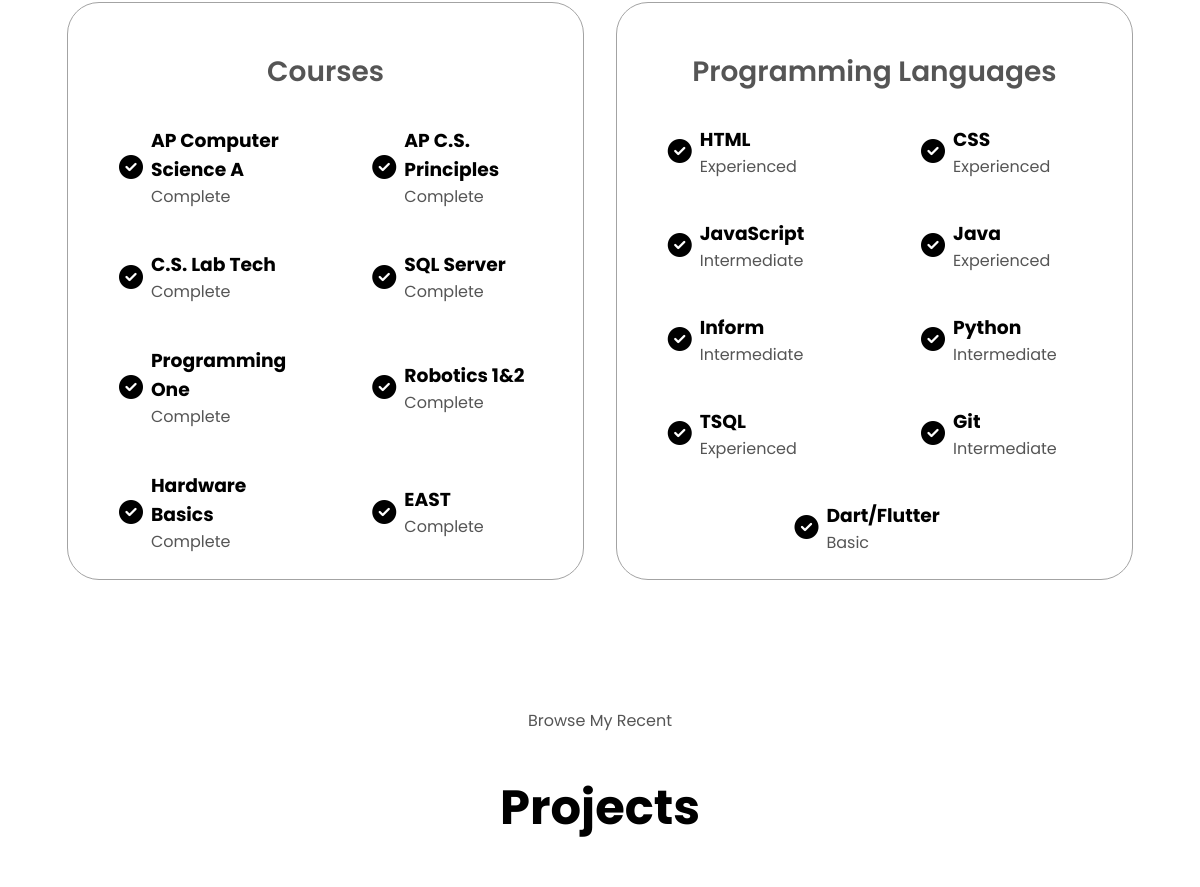
Before: / (middle part) with the older database file.
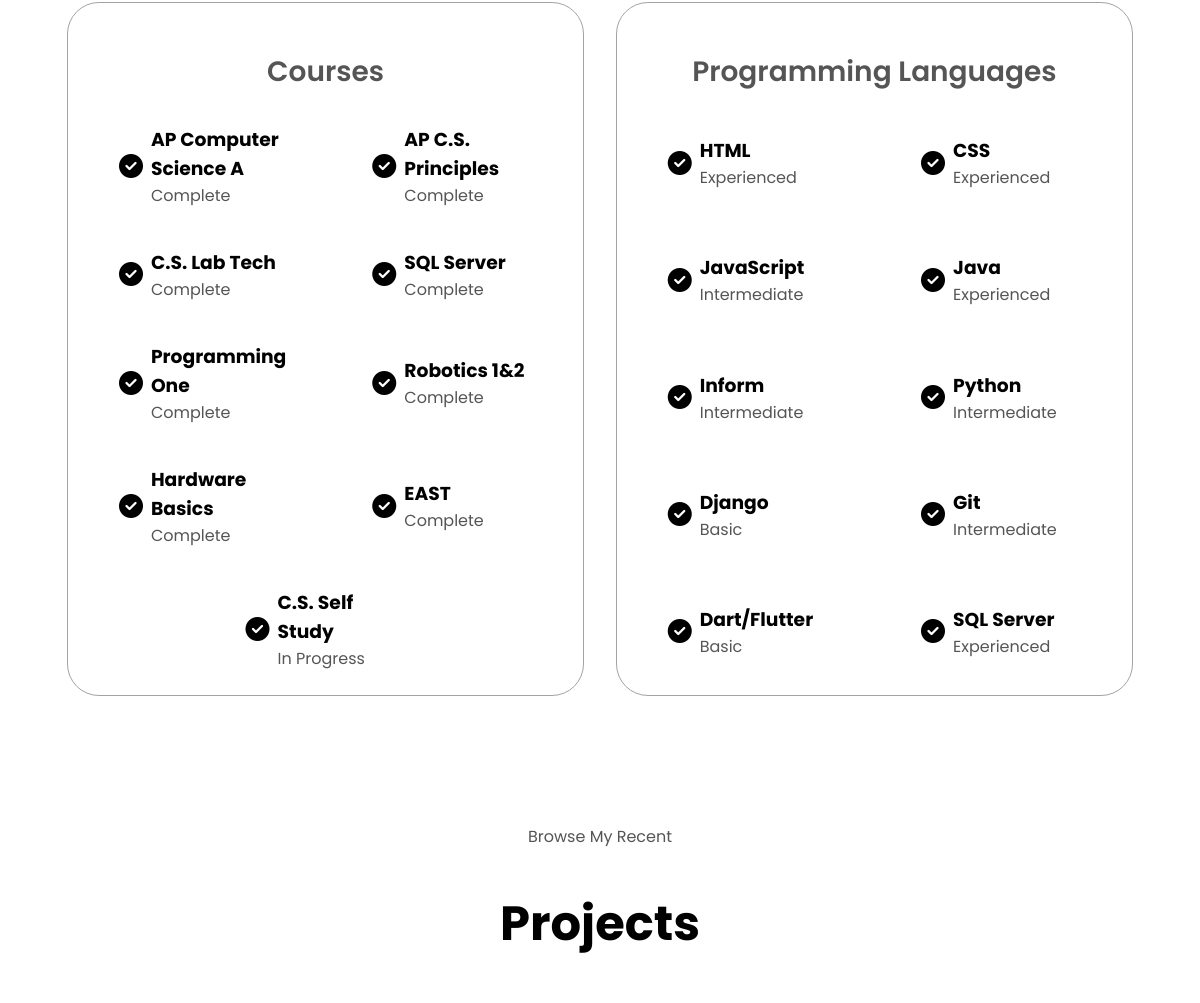
After: the same page with the newer database file.
### tables this page shows
CREATE TABLE "courses" (
	"id"	INTEGER NOT NULL,
	"name"	TEXT NOT NULL,
	"status"	INTEGER NOT NULL,
	"courseurl"	TEXT
);

CREATE TABLE "languages" (
	"id"	INTEGER NOT NULL,
	"name"	TEXT NOT NULL,
	"experience"	TEXT
);

### app.py (the view)
@app.route("/")
def runSite():
    conn = get_db_connection()
    projects = conn.execute("SELECT id, name, description, websiteurl, githuburl, imagepath FROM projects").fetchall()
    languages = conn.execute("SELECT id, name, experience FROM languages").fetchall()
    courses = conn.execute("SELECT id, name, status, courseurl FROM courses").fetchall()
    conn.close()
    print(projects)
    return render_template('resume.html', projects=projects, languages=languages, courses=courses)

### app.py (called while the page is built)
def get_db_connection():
    conn = sqlite3.connect('jack.db')
    conn.row_factory = sqlite3.Row
    return conn

### templates/resume.html (shortened to what this page needs)
<!DOCTYPE html>
<html lang="en">
    <head>
        <link rel="stylesheet" href="/static/styles.css" />
        <link rel="stylesheet" href="/static/mediaqueries.css" />
    </head>
    <body>
        <section id="experience">
            <div class="experience-details-container">
                <div class="about-containers">
                    <div class="details-container">
                        <h2 class="experience-sub-title">Courses</h2>
                        <div class="article-container">
                            {% for course in courses%}
                            <article>
                                <div class="icon-container">
                                    <i
                                        class="fa-solid fa-circle-check fa-xl"></i>
                                </div>
                                <div class="text-container">
                                    <h3>{{ course.name }}</h3>
                                    {% if course.status == 0 %}
                                    <p>In Progress</p>
                                    {% else %}
                                    <p>Complete</p>
                                    {% endif %}
                                </div>
                            </article>
                            {% endfor %}
                        </div>
                    </div>
                    <div class="details-container">
                        <h2 class="experience-sub-title">
                            Programming Languages
                        </h2>
                        <div class="article-container">
                            {% for language in languages %}
                            <article>
                                <div class="icon-container">
                                    <i
                                        class="fa-solid fa-circle-check fa-xl"></i>
                                </div>
                                <div class="text-container">
                                    <h3>{{ language.name }}</h3>
                                    <p>{{ language.experience }}</p>
                                </div>
                            </article>
                            {% endfor %}
                        </div>
                    </div>
                </div>
            </div>
        </section>
        <section id="projects">
            <p class="section_text_p1">Browse My Recent</p>
            <h1 class="title">Projects</h1>
        </section>
    </body>
</html>

### static/styles.css (style rules this page uses)
* { padding: 0; }
body { font-family: "Poppins", sans-serif; }
html { scroll-behavior: smooth; }
p { color: rgb(85, 85, 85); }
section { padding-top: 4vh; margin: 0 10rem; box-sizing: border-box; min-height: fit-content; }
.section_text_p1 { text-align: center; }
.title { font-size: 3rem; text-align: center; }
.about-containers { display: flex; flex: 1; gap: 2rem; margin-bottom: 2rem; margin-top: 2rem; flex-wrap: wrap; }
.about-containers, .about-details-container { display: flex; }
.details-container { display: flex; flex-direction: column; padding: 1.5rem; flex: 1; background: white; border-radius: 2rem; border: rgb(53, 53, 53) 0.1rem solid; border-color: rgb(163, 163, 163); text-align: center; }
#experience { position: relative; margin-bottom: 12rem; }
.experience-sub-title { color: rgb(85, 85, 85); font-weight: 600; font-size: 1.75rem; margin-bottom: 2rem; }
.article-container { display: flex; text-align: initial; flex-wrap: wrap; flex-direction: row; gap: 2.5rem; justify-content: space-around; flex-grow: 999; }
article { display: flex; width: 10rem; justify-content: space-around; gap: 0.5rem; }
#projects { position: relative; margin-bottom: 2rem; }
.text-container { display: flex; flex-direction: column; justify-content: center; align-items: center; }
.experience-details-container > .about-containers > .details-container > .article-container > article { justify-content: start; }
.text-container h3, .text-container p { margin-top: 0; margin-bottom: 0; margin-left: 0; margin-right: auto; }
.icon-container { display: flex; align-items: center; justify-content: center; }
.article-container { position: relative; }

### static/mediaqueries.css (style rules this page uses)
@media screen and (max-width: 1200px) { .about-containers { flex-wrap: wrap; } }
@media screen and (max-width: 1200px) { #experience, .experience-details-container { margin-top: 2rem; } }
@media screen and (max-width: 1200px) { section, .section-container { height: fit-content; } }
@media screen and (max-width: 1200px) { section { margin: 0 5%; } }
@media screen and (max-width: 1200px) { .about-containers { margin-top: 0; } }
@media screen and (max-width: 1200px) { #experience { margin-bottom: 5rem; } }

Changed rows visible on the page:
removed languages: name "TSQL", experience "Experienced"
added courses: name "C.S. Self Study", status "In Progress"
added languages: name "Django", experience "Basic"
added languages: name "SQL Server", experience "Experienced"
